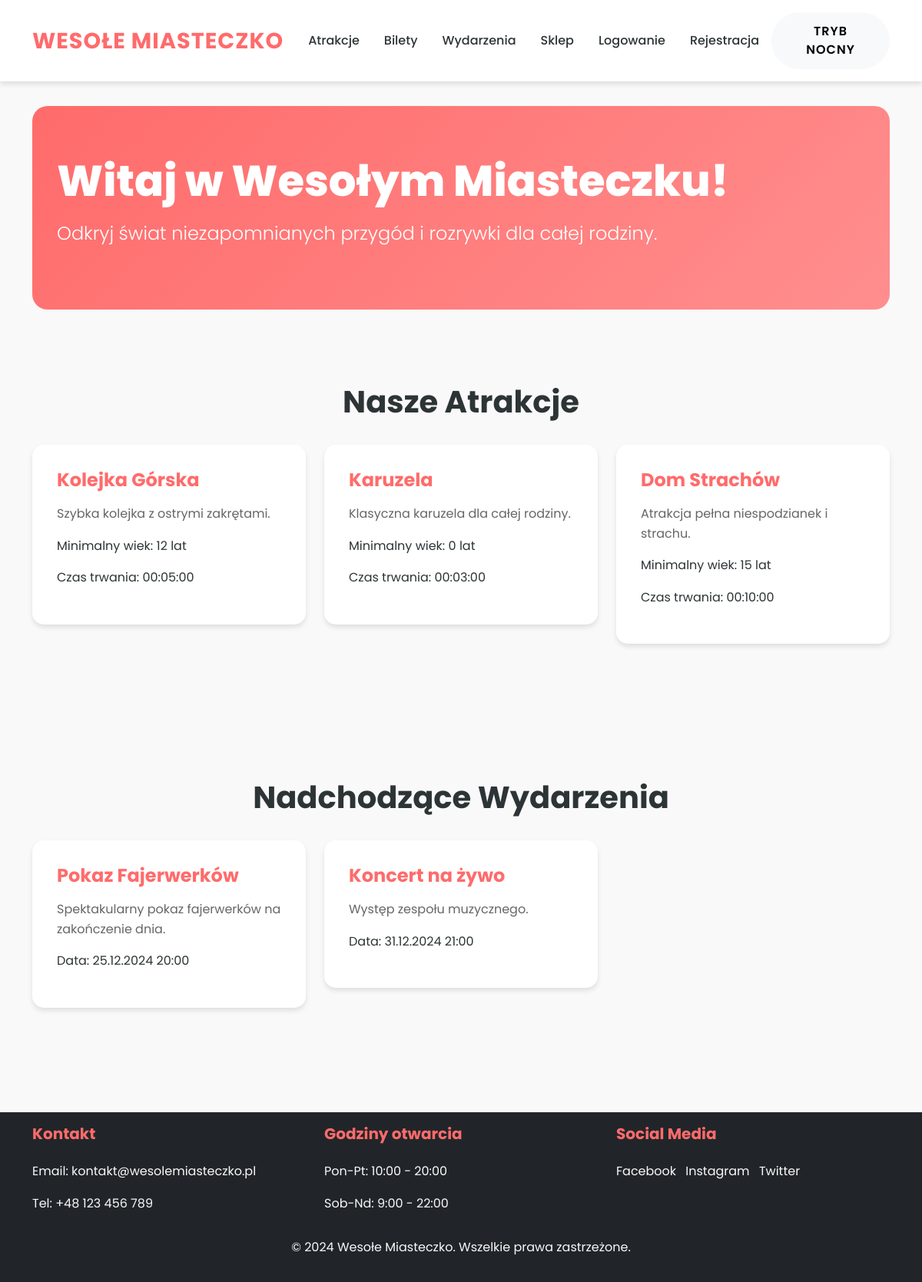
The page / on the database its author committed.
### tables this page shows
CREATE TABLE Atrakcje (
    id_atrakcji INT AUTO_INCREMENT PRIMARY KEY,
    nazwa VARCHAR(100),
    opis TEXT,
    minimalny_wiek INT,
    czas_trwania TIME
);

CREATE TABLE Wydarzenia (
    id_wydarzenia INT AUTO_INCREMENT PRIMARY KEY,
    nazwa VARCHAR(100),
    opis TEXT,
    data_wydarzenia DATETIME,
    czas_trwania TIME
);

### index.php (the view)
<?php
require_once 'config.php';
require_once 'header.php';
$sql = "SELECT * FROM Atrakcje";
$result = $conn->query($sql);
$atrakcje = $result->fetch_all(MYSQLI_ASSOC);
$sql = "SELECT * FROM Wydarzenia WHERE data_wydarzenia > NOW() ORDER BY data_wydarzenia LIMIT 3";
$result = $conn->query($sql);
$wydarzenia = $result->fetch_all(MYSQLI_ASSOC);
?>
<div class="container mt-4">
    <div class="jumbotron">
        <h1>Witaj w Wesołym Miasteczku!</h1>
        <p class="lead">Odkryj świat niezapomnianych przygód i rozrywki dla całej rodziny.</p>
    </div>
    <section class="atrakcje mt-4">
        <h2>Nasze Atrakcje</h2>
        <div class="row">
            <?php foreach ($atrakcje as $atrakcja): ?>
                <div class="col-md-4 mb-4">
                    <div class="card">
                        <div class="card-body">
                            <h5 class="card-title"><?php echo htmlspecialchars($atrakcja['nazwa']); ?></h5>
                            <p class="card-text"><?php echo htmlspecialchars($atrakcja['opis']); ?></p>
                            <p>Minimalny wiek: <?php echo $atrakcja['minimalny_wiek']; ?> lat</p>
                            <p>Czas trwania: <?php echo $atrakcja['czas_trwania']; ?></p>
                        </div>
                    </div>
                </div>
            <?php endforeach; ?>
        </div>
    </section>
    <section class="wydarzenia mt-4">
        <h2>Nadchodzące Wydarzenia</h2>
        <div class="row">
            <?php foreach ($wydarzenia as $wydarzenie): ?>
                <div class="col-md-4 mb-4">
                    <div class="card">
                        <div class="card-body">
                            <h5 class="card-title"><?php echo htmlspecialchars($wydarzenie['nazwa']); ?></h5>
                            <p class="card-text"><?php echo htmlspecialchars($wydarzenie['opis']); ?></p>
                            <p>Data: <?php echo date('d.m.Y H:i', strtotime($wydarzenie['data_wydarzenia'])); ?></p>
                        </div>
                    </div>
                </div>
            <?php endforeach; ?>
        </div>
    </section>
</div>
<?php require_once 'footer.php'; ?>

### header.php (shortened to what this page needs)
<!DOCTYPE html>
<html lang="pl">
<head>
    <link rel="stylesheet" href="https://cdnjs.cloudflare.com/ajax/libs/font-awesome/6.0.0/css/all.min.css">
    <link href="https://cdn.jsdelivr.net/npm/bootstrap@5.1.3/dist/css/bootstrap.min.css" rel="stylesheet">
    <link rel="stylesheet" href="css/style.css">
</head>
<body class="<?php echo isset($_COOKIE['dark_mode']) ? 'dark-mode' : ''; ?>">
<nav class="navbar navbar-expand-lg navbar-dark bg-dark">
    <div class="container">
        <a class="navbar-brand" href="index.php">Wesołe Miasteczko</a>
        <div class="collapse navbar-collapse" id="navbarNav">
            <ul class="navbar-nav">
                <li class="nav-item"><a class="nav-link" href="atrakcje.php">Atrakcje</a></li>
                <li class="nav-item"><a class="nav-link" href="bilety.php">Bilety</a></li>
                <li class="nav-item"><a class="nav-link" href="wydarzenia.php">Wydarzenia</a></li>
                <li class="nav-item"><a class="nav-link" href="sklep.php">Sklep</a></li>
                <?php if(isset($_SESSION['user_id'])): ?>
                    <li class="nav-item"><a class="nav-link" href="profil.php">Mój Profil</a></li>
                    <li class="nav-item"><a class="nav-link" href="logout.php">Wyloguj</a></li>
                <?php else: ?>
                    <li class="nav-item"><a class="nav-link" href="login.php">Logowanie</a></li>
                    <li class="nav-item"><a class="nav-link" href="register.php">Rejestracja</a></li>
                <?php endif; ?>
            </ul>
        </div>
        <button id="darkModeToggle" class="btn btn-light">Tryb Nocny</button>
    </div>
</nav>

### footer.php (shortened to what this page needs)
<footer class="bg-dark text-light mt-5 py-3">
    <div class="container">
        <div class="row">
            <div class="col-md-4">
                <h5>Kontakt</h5>
                <p>Email: kontakt@wesolemiasteczko.pl</p>
                <p>Tel: +48 123 456 789</p>
            </div>
            <div class="col-md-4">
                <h5>Godziny otwarcia</h5>
                <p>Pon-Pt: 10:00 - 20:00</p>
                <p>Sob-Nd: 9:00 - 22:00</p>
            </div>
            <div class="col-md-4">
                <h5>Social Media</h5>
                <a href="#" class="text-light me-2">Facebook</a>
                <a href="#" class="text-light me-2">Instagram</a>
                <a href="#" class="text-light">Twitter</a>
            </div>
        </div>
        <div class="row mt-3">
            <div class="col text-center">
                <p>&copy; 2024 Wesołe Miasteczko. Wszelkie prawa zastrzeżone.</p>
            </div>
        </div>
    </div>
</footer>
</body>
</html>

### css/style.css (style rules this page uses)
:root { --primary-color: #ff6b6b; --secondary-color: #4ecdc4; --accent-color: #ffe66d; --dark-color: #2d3436; --light-color: #f9f9f9; --gradient-primary: linear-gradient(135deg, #ff6b6b 0%, #ff8e8e 100%); --gradient-secondary: linear-gradient(135deg, #4ecdc4 0%, #45b7af 100%); --box-shadow: 0 4px 6px rgba(0, 0, 0, 0.1); --transition: all 0.3s ease; }
* { margin: 0; padding: 0; box-sizing: border-box; }
body { font-family: 'Poppins', sans-serif; line-height: 1.6; background-color: var(--light-color); color: var(--dark-color); transition: var(--transition); }
.navbar { background: rgba(255, 255, 255, 0.95) !important; backdrop-filter: blur(10px); box-shadow: var(--box-shadow); padding: 1rem 0; }
.navbar-brand { font-size: 1.8rem; font-weight: 700; color: var(--primary-color) !important; text-transform: uppercase; letter-spacing: 1px; }
.nav-link { font-weight: 500; color: var(--dark-color) !important; margin: 0 0.5rem; position: relative; transition: var(--transition); }
.nav-link::after { content: ''; position: absolute; bottom: -5px; left: 0; width: 0; height: 2px; background: var(--primary-color); transition: var(--transition); }
.jumbotron { background: var(--gradient-primary); color: white; padding: 4rem 2rem !important; border-radius: 20px !important; margin: 2rem 0; position: relative; overflow: hidden; }
.jumbotron::before { content: ''; position: absolute; top: 0; right: 0; bottom: 0; left: 0; background: url('path-to-your-pattern.svg'); opacity: 0.1; }
.jumbotron h1 { font-size: 3.5rem; font-weight: 800; margin-bottom: 1rem; }
.jumbotron .lead { font-size: 1.5rem; font-weight: 300; }
.card { border: none; border-radius: 15px; box-shadow: var(--box-shadow); transition: var(--transition); overflow: hidden; background: white; }
.card-body { padding: 2rem; }
.card-title { color: var(--primary-color); font-weight: 700; font-size: 1.5rem; margin-bottom: 1rem; }
.card-text { color: #666; font-size: 1rem; line-height: 1.6; }
.btn { padding: 0.8rem 2rem; border-radius: 50px; font-weight: 600; text-transform: uppercase; letter-spacing: 1px; transition: var(--transition); border: none; }
section { padding: 4rem 0; }
section h2 { font-size: 2.5rem; font-weight: 700; color: var(--dark-color); margin-bottom: 2rem; text-align: center; }
footer { background: var(--dark-color); color: var(--light-color); padding: 4rem 0 2rem; }
footer h5 { color: var(--primary-color); font-weight: 700; margin-bottom: 1.5rem; }
footer a { color: var(--light-color); text-decoration: none; transition: var(--transition); }

### rows shown on the page
atrakcje: nazwa "Kolejka Górska", opis "Szybka kolejka z ostrymi zakrętami.", minimalny_wiek "12", czas_trwania "00:05:00"
atrakcje: nazwa "Karuzela", opis "Klasyczna karuzela dla całej rodziny.", minimalny_wiek "0", czas_trwania "00:03:00"
atrakcje: nazwa "Dom Strachów", opis "Atrakcja pełna niespodzianek i strachu.", minimalny_wiek "15", czas_trwania "00:10:00"
wydarzenia: nazwa "Pokaz Fajerwerków", opis "Spektakularny pokaz fajerwerków na zakończenie dnia.", data_wydarzenia "25.12.2024 20:00"
wydarzenia: nazwa "Koncert na żywo", opis "Występ zespołu muzycznego.", data_wydarzenia "31.12.2024 21:00"
